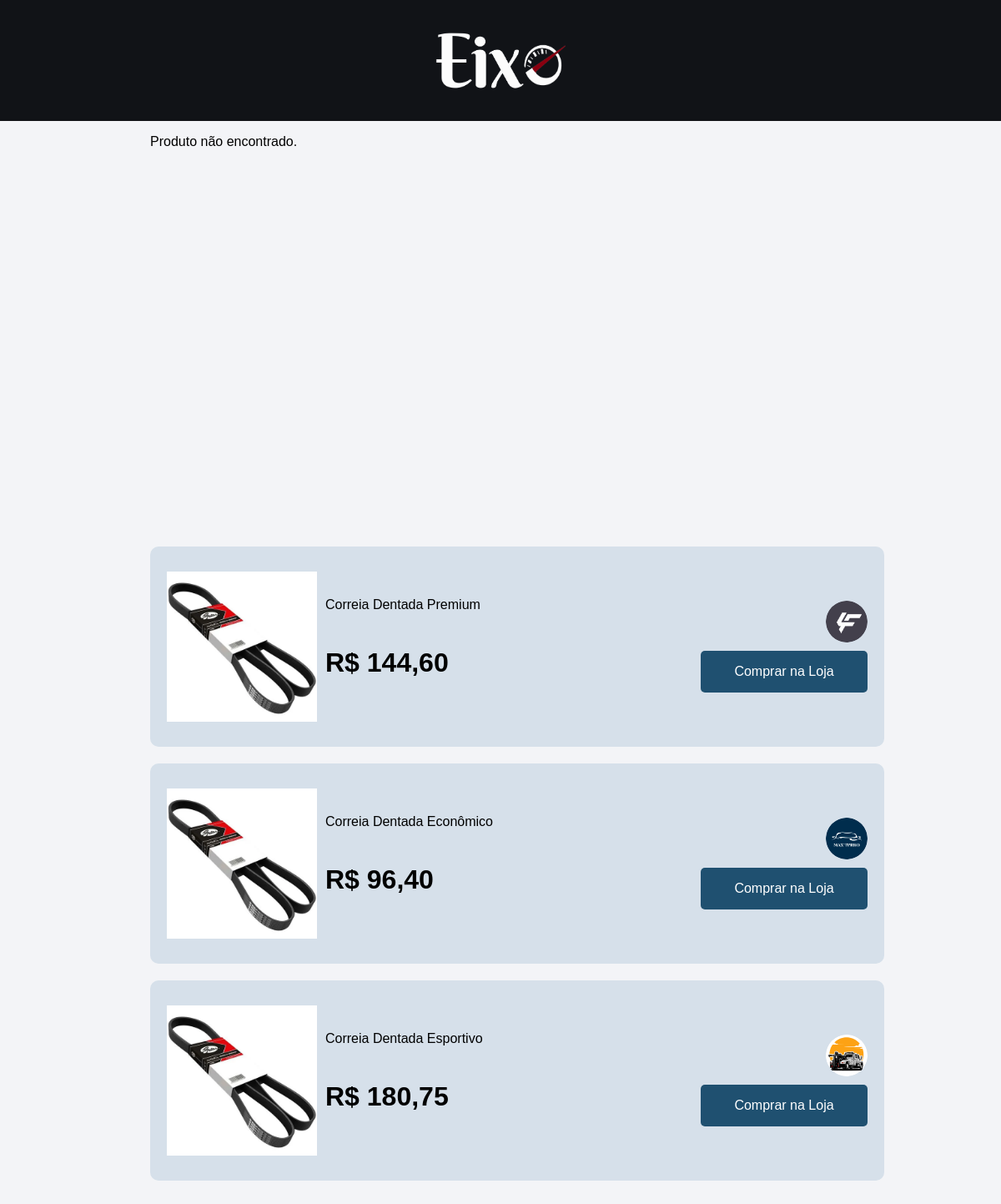
The page /pages/compra.php?id=25 on the database its author committed.
### tables this page shows
CREATE TABLE `tb_produto` (
  `Pro_ID` int NOT NULL AUTO_INCREMENT,
  `Pro_CodigoFabricante` int NOT NULL,
  `Pro_Nome` varchar(45) NOT NULL,
  `Pro_Descricao` varchar(1000) NOT NULL,
  `Pro_Aplicacao` varchar(1000) NOT NULL,
  `Pro_Preco` decimal(10,2) NOT NULL,
  `Pro_Estoque` int NOT NULL,
  `Pro_LinkProduto` varchar(2083) NOT NULL,
  `Pro_CodigoOriginal` varchar(45) NOT NULL,
  `For_ID` int NOT NULL,
  `Pro_Imagem` varchar(255) DEFAULT NULL,
  `Pro_Categoria` varchar(45) NOT NULL,
  PRIMARY KEY (`Pro_ID`),
  KEY `For_ID` (`For_ID`),
  CONSTRAINT `tb_produto_ibfk_1` FOREIGN KEY (`For_ID`) REFERENCES `tb_fornecedor` (`For_ID`)
);

CREATE TABLE `tb_fornecedor` (
  `For_ID` int NOT NULL AUTO_INCREMENT,
  `For_Nome` varchar(60) NOT NULL,
  `For_Senha` varchar(200) NOT NULL,
  `For_LinkSite` varchar(2083) NOT NULL,
  `End_ID` int NOT NULL,
  `Ema_ID` int NOT NULL,
  `Tel_ID` int NOT NULL,
  `Ins_CNPJ` varchar(50) NOT NULL,
  `logo` varchar(250) DEFAULT NULL,
  PRIMARY KEY (`For_ID`),
  KEY `End_ID` (`End_ID`),
  KEY `Ema_ID` (`Ema_ID`),
  KEY `Tel_ID` (`Tel_ID`),
  KEY `Ins_CNPJ` (`Ins_CNPJ`),
  CONSTRAINT `tb_fornecedor_ibfk_1` FOREIGN KEY (`End_ID`) REFERENCES `tb_endereco` (`End_ID`),
  CONSTRAINT `tb_fornecedor_ibfk_2` FOREIGN KEY (`Ema_ID`) REFERENCES `tb_email` (`Ema_ID`),
  CONSTRAINT `tb_fornecedor_ibfk_3` FOREIGN KEY (`Tel_ID`) REFERENCES `tb_telefone` (`Tel_ID`),
  CONSTRAINT `tb_fornecedor_ibfk_4` FOREIGN KEY (`Ins_CNPJ`) REFERENCES `tb_inscricao` (`Ins_CNPJ`)
);

### pages/compra.php (the view, shortened to what this page needs)
<!DOCTYPE html>
<html lang="pt-br">
<head>
  <link rel="stylesheet" href="/eixoauto/eixoautopi/css/compra.css">
</head>
<body>
  <header>
    <div id="logo">
      <a href="/eixoauto/eixoautopi/pages/index.php">
        <img src="/eixoauto/eixoautopi/img/Icons/Logo E branca real.png" alt="Logo da empresa Eixo">
      </a>
    </div>
  </header>
  <div id="produto-compra">
      <?php
      include 'config.php';
      $codigoOriginal = '';
      $id = isset($_GET['id']) ? intval($_GET['id']) : 0;
      if ($id > 0) {
          $sql = "SELECT
            p.Pro_Nome,
            p.Pro_Preco,
            p.Pro_Descricao,
            p.Pro_LinkProduto,
            p.Pro_Imagem,
            f.For_Nome AS fornecedor,
            f.logo AS logo,
            f.For_LinkSite AS site,
            p.Pro_CodigoOriginal
          FROM tb_produto p
          JOIN tb_fornecedor f ON p.For_ID = f.For_ID
          WHERE p.Pro_ID = $id
          LIMIT 1";
          $result = $conexao->query($sql);
          if ($result && $result->num_rows > 0) {
              $row = $result->fetch_assoc();
              $codigoOriginal = $row['Pro_CodigoOriginal'];
          } else {
              echo "<p>Produto não encontrado.</p>";
          }
      } else {
          echo "<p>ID inválido.</p>";
      }
      ?>
  </div>
  <div class="comparison">
    <?php
    if (!empty($codigoOriginal)) {
        $sql = "SELECT
              p.Pro_ID,
              p.Pro_Nome,
              p.Pro_Preco,
              p.Pro_LinkProduto,
              p.Pro_Imagem,
              f.For_Nome AS fornecedor,
              f.logo AS logo,
              f.For_LinkSite AS site
            FROM tb_produto p
            JOIN tb_fornecedor f ON p.For_ID = f.For_ID
            WHERE p.Pro_CodigoOriginal = '" . $conexao->real_escape_string($codigoOriginal) . "'
              AND p.Pro_ID != $id
            LIMIT 15";
        $result = $conexao->query($sql);
        if ($result && $result->num_rows > 0) {
          while ($row = $result->fetch_assoc()) {
            echo '<div class="product-section">';
            if (!empty($row['Pro_Imagem'])) {
              echo '<img class="img-product" src="/eixoauto/eixoautopi/' . htmlspecialchars($row['Pro_Imagem']) . '" alt="' . htmlspecialchars($row['Pro_Nome']) . '">';
            } else {
              echo '<img class="img-product" src="/eixoauto/eixoautopi/img/Icons/heart-checked.png" alt="Imagem padrão">';
            }
            echo '<div class="prize">';
            echo '<a href="#">' . htmlspecialchars($row['Pro_Nome']) . '</a>';
            echo '<h1>R$ ' . number_format($row['Pro_Preco'], 2, ',', '.') . '</h1>';
            echo '</div>';
            echo '<div class="store-link">';
            if (!empty($row['logo'])) {
              echo '<a href="' . htmlspecialchars($row['site']) . '" target="_blank">
                      <img src="/eixoauto/eixoautopi/' . htmlspecialchars($row['logo']) . '" alt="Logo do Fornecedor" class="logo-fornecedor">
                    </a>';
            } else {
              echo htmlspecialchars($row['fornecedor']);
            }
            echo '<a href="' . htmlspecialchars($row['Pro_LinkProduto']) . '" target="_blank"><button>Comprar na Loja</button></a>';
            echo '</div>';
            echo '</div>';
          }
        } else {
          echo '<p>Nenhuma oferta encontrada.</p>';
        }
    } else {
        echo '<p>Nenhuma oferta encontrada.</p>';
    }
    ?>
  </div>
</body>
</html>

### css/compra.css (style rules this page uses)
body { margin: 0; background-color: #F3F4F7; font-family: Arial, sans-serif; display: flex; flex-direction: column; align-items: center; }
header { height: 145px; width: 100%; margin: 0%; padding: 0%; background-color: #111317; display: flex; justify-content: center; gap: 25px; }
#logo { display: flex; align-self: center; }
#logo img { height: 70px; width: 160px; display: flex; justify-self: center; align-self: center; }
#produto-compra { width: 70%; height: 420px; display: flex; justify-self: center; }
.comparison { width: 70%; margin-top: 70px; min-height: 100vh; border-radius: 10px; display: flex; flex-direction: column; gap: 20px; margin-bottom: 20px; padding: 20px; }
.product-section { width: 100%; height: 200px; display: flex; align-items: center; border-radius: 10px; padding: 20px; background-color: #D6E0EA; }
.img-product { width: 100%; max-width: 180px; max-height: 180px; height: auto; object-fit: contain; display: block; margin: 0 auto; }
button { width: 100%; padding: 10px; border-radius: 5px; border: none; color: #fff; cursor: pointer; background-color: #1F5070; }
.prize { width: 70%; margin-left: 10px; display: flex; flex-direction: column; gap: 20px; }
div.product-section a { display: flex; align-items: center; text-size-adjust: 1.5em; gap: 10px; color: #000; white-space: nowrap; text-decoration: none; }
.product-section h1 { width: 70%; display: flex; justify-self: start; cursor: pointer; white-space: wrap; }
.store-link { width: 20%; height: auto; display: flex; flex-direction: column; align-items: end; gap: 10px; }
.store-link button { width: 200px; height: 50px; font-size: medium; cursor: pointer; border-radius: 5px; color: #fff; background-color: #1F5070; }
.logo-fornecedor { width: 50px; height: 50px; max-width: 100%; max-height: 100%; object-fit: contain; border-radius: 50%; }

### rows shown on the page
tb_produto: Pro_Imagem (picture), Pro_Nome "Correia Dentada Premium", Pro_Preco "144,60", For_ID.logo (picture)
tb_produto: Pro_Imagem (picture), Pro_Nome "Correia Dentada Econômico", Pro_Preco "96,40", For_ID.logo (picture)
tb_produto: Pro_Imagem (picture), Pro_Nome "Correia Dentada Esportivo", Pro_Preco "180,75", For_ID.logo (picture)
